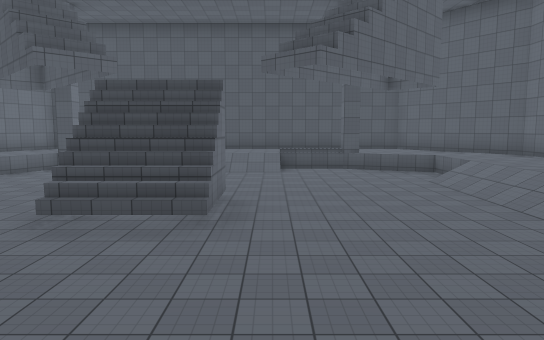
view 1 (above)

15 first-person views from a walk through a Unity game level. The camera is 1.5 m above the floor, tilts 6° down and sees 70° across. Doors are open. The floor is counted in squares, 2 m on a side. Each view is taken from the middle of a square. On the plan, view 1 faces up. The plan holds only what a view shows up to about 12 squares ahead; the rest is blank. The place goes on beyond the plan. The player character is not drawn. Some animated figures are left out. Surface patterns are stand-ins for the level's own textures.

view 2
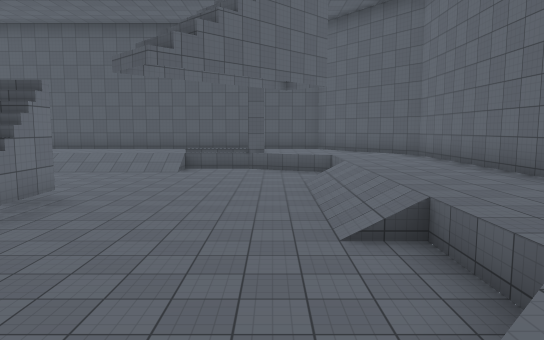

view 3
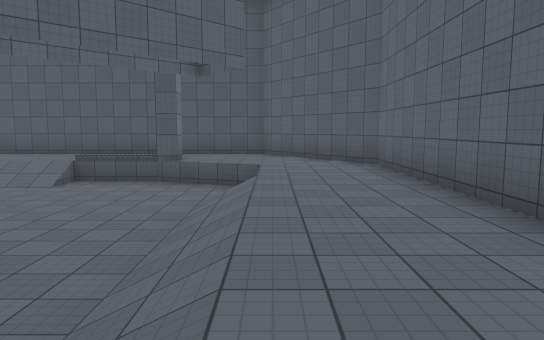

view 4
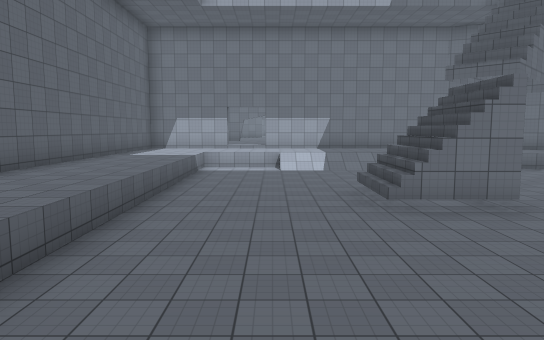

view 5
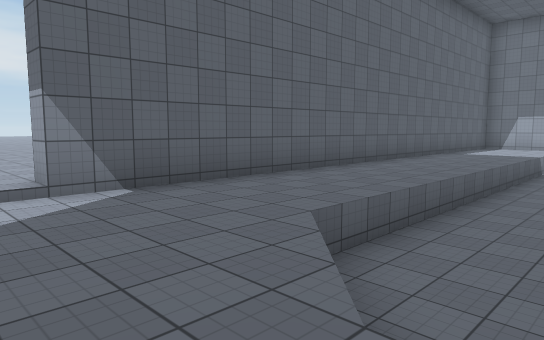

view 6
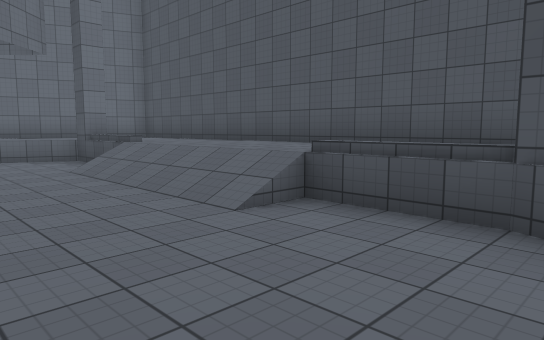

view 7
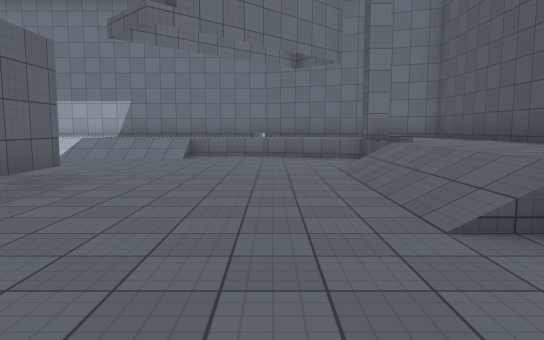

view 8
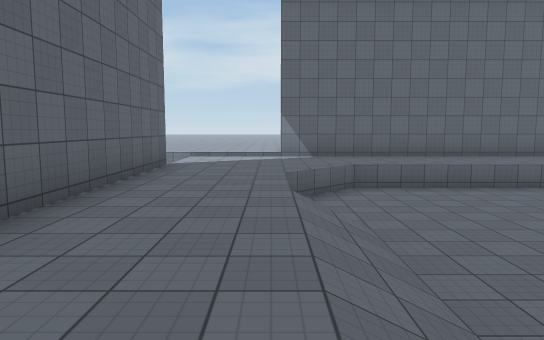

view 9
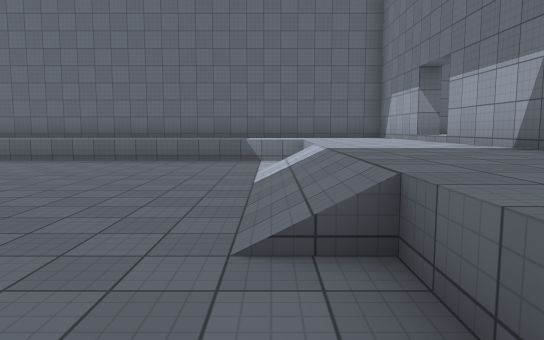

view 10
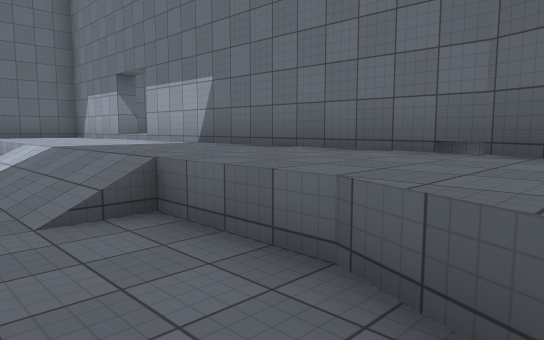

view 11
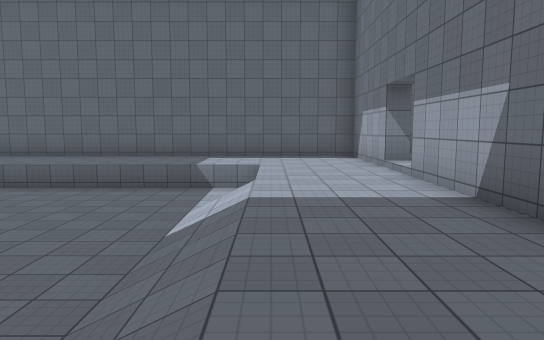

view 12
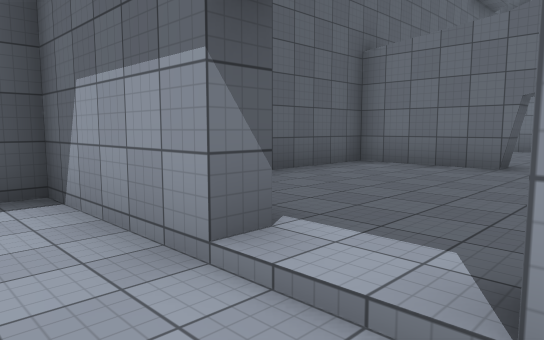

view 13
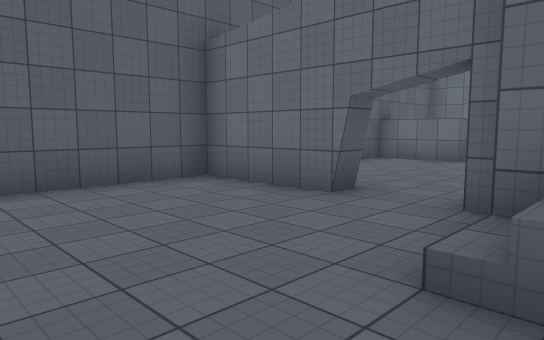

view 14
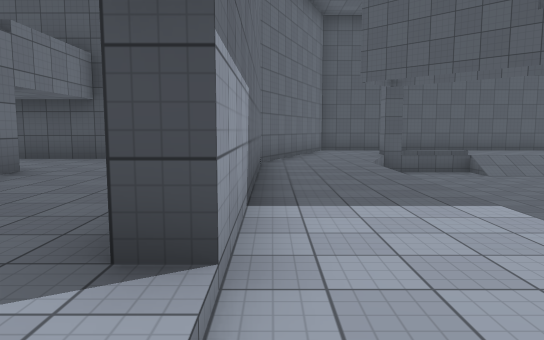

view 15
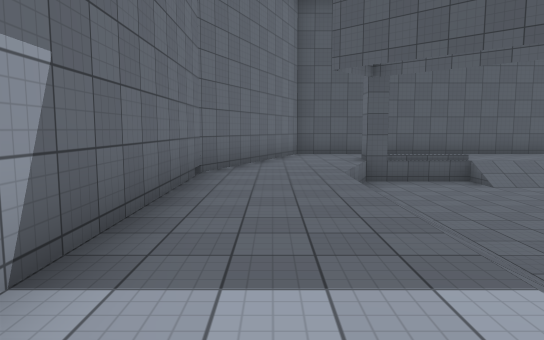

### Floor plan
Key: @ floor where view 1 was taken; # wall or solid block; . main floor; : floor 0.25 m higher than the main floor; - floor 1 m lower than the main floor; / step, stairs or slope; ^ raised ledge.
Columns run from 21 left of view 1 to 8 right of it. Each row starts with its distance up from view 1.
 15             ################
 14             #........   ...#
 13            ##.#............##
 12            #..//////////#...##
 11           ##../-----------...#
 10       ##  #...------------...#
  9       ::: #...-----------/...#
  8       ::: #...-----------/...#
  7        /: #.../----------/...#
  6        /::#.../---###----/...#
  5         ::#.../---^^^----/...#
  4        /::#.../----------/...#
  3      ///::#.../-----------...#
  2   :::::::::/..------------...#
  1 :::::#::::#...-----------....#
  0 :::: #::::#..........@.......
 -1 ::   #::::#..................
 -2 #    #####################///:
 -3                           ::::
 -4                          ::
 -5                          ::
 -6                          :
 -7                          :
 -8                          :
 -9                         ::
-10                         ::

Positions as (right, up) in squares from view 1, and headings:
1: (0, 0), facing up
2: (3, 0), facing up
3: (5, 3), facing up
4: (5, 3), facing left
5: (6, 3), facing down-left
6: (3, 9), facing up-left
7: (3, 10), facing left
8: (5, 9), facing down
9: (-7, 10), facing down
10: (-6, 11), facing down-left
11: (-8, 9), facing down
12: (-9, 3), facing down-left
13: (-12, 4), facing down-left
14: (-10, 1), facing up
15: (-9, 3), facing up
